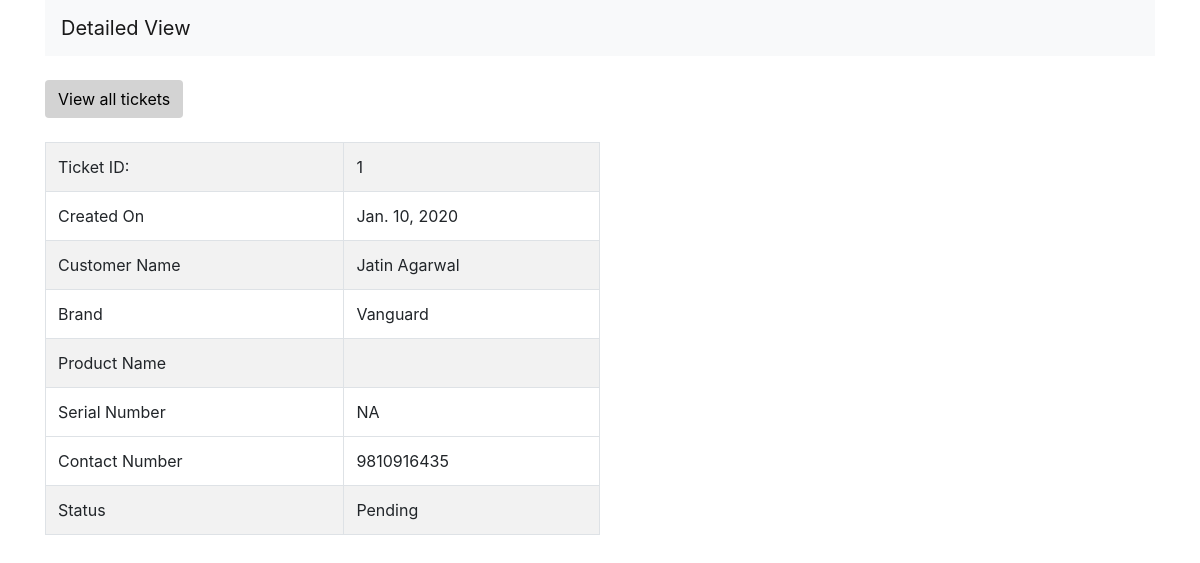
/ticket/13, run on the app's committed database.
### support_ticket/models.py (models this page shows, shortened)
class Ticket(models.Model):
    ticketID = models.PositiveIntegerField(unique=True,verbose_name="Ticket ID")
    receivedOn = models.DateField(verbose_name="Date")
    customerFirstName = models.CharField(max_length=100,verbose_name="First Name")
    customerLastName = models.CharField(max_length=100, verbose_name="Last Name")
    brand = models.CharField(max_length=20, verbose_name="Brand")
    product = models.CharField(max_length=100, verbose_name="Product Name")
    serialNumber = models.CharField(max_length=100, verbose_name="Serial Number")
    phoneNumber = models.PositiveIntegerField(verbose_name="Contact Number")
    emailID = models.EmailField(verbose_name="Email")
    status = models.CharField(max_length=50, default="Pending", verbose_name="Status")

### support_ticket/views.py (the view)
# urls.py: url(r'^ticket/(?P<pk>\d+)$', views.TicketDetailView.as_view(), name='ticket_detail'),
class TicketDetailView(DetailView):
    model = Ticket

### support_ticket/templates/support_ticket/ticket_detail.html (shortened to what this page needs)
<!DOCTYPE html>
<html lang="en">
<head>
    <link rel="stylesheet" href="https://maxcdn.bootstrapcdn.com/bootstrap/4.0.0/css/bootstrap.min.css">
</head>
<body>
    <div class="container">
        <nav class="navbar navbar-expand-lg navbar-light bg-light">
            <a class="navbar-brand" href="#">Detailed View</a>
          </nav>
    </div>
    <br>
    <div class="container"><a href="{% url 'support_ticket:stl' %}" class="btn" style="background-color: lightgray; color: black; " >View all tickets</a></div>
    <br>
    <div class="container">
                    <table id="example" style="width:50%" class="table table-striped table-bordered">
                        <tr>
                            <td>Ticket ID: </td>
                            <td>{{ticket.ticketID}}</td>
                        </tr>
                        <tr>
                            <td>Created On</td>
                            <td>{{ticket.receivedOn}}</td>
                        </tr>
                        <tr>
                            <td>Customer Name</td>
                            <td>{{ticket.customerFirstName|add:" "|add:ticket.customerLastName}}</td>
                        </tr>
                        <tr>
                            <td>Brand</td>
                            <td>{{ticket.brand}}</td>
                        </tr>
                        <tr>
                            <td>Product Name</td>
                            <td>{{ticket.productName}}</td>
                        </tr>
                        <tr>
                            <td>Serial Number</td>
                            <td>{{ticket.serialNumber}}</td>
                        </tr>
                        <tr>
                            <td>Contact Number</td>
                            <td>{{ticket.phoneNumber}}</td>
                        </tr>
                        <tr>
                            <td>Status</td>
                            <td>{{ticket.status}}</td>
                        </tr>
                    </table>
    </div>
</body>
</html>

### data on the page
Ticket: ticketID "1", receivedOn "Jan. 10, 2020", customerFirstName|add "Jatin Agarwal", brand "Vanguard", serialNumber "NA", phoneNumber "9810916435", status "Pending"
